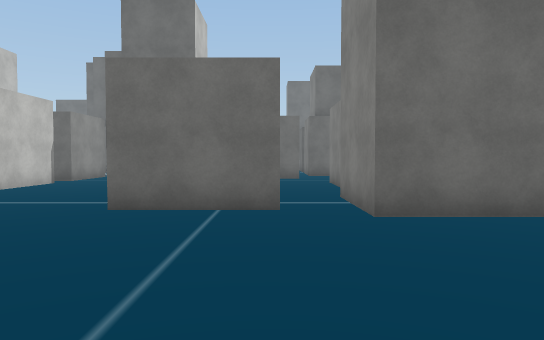
view 1 (above)

24 first-person views from a walk through a Unity game level. The camera is 1.4 m above the floor, tilts 2° down and sees 70° across. The floor is counted in squares, 1.8 m on a side. Each view is taken from the middle of a square. On the plan, view 1 faces up. The plan holds only what a view shows up to about 12 squares ahead; the rest is blank. The place goes on beyond the plan. The player is left out. Some surface patterns are stand-ins.

view 2
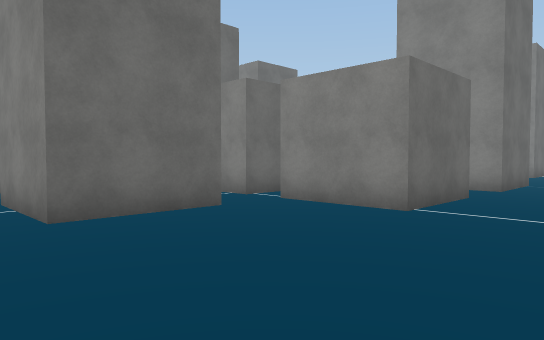

view 3
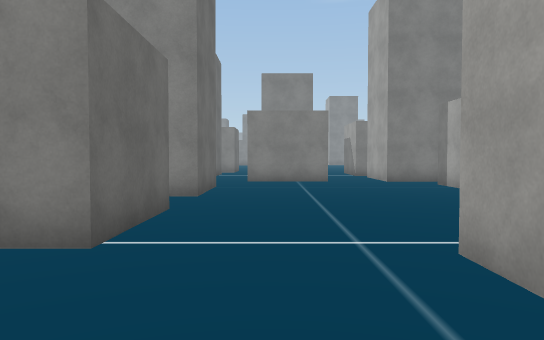

view 4
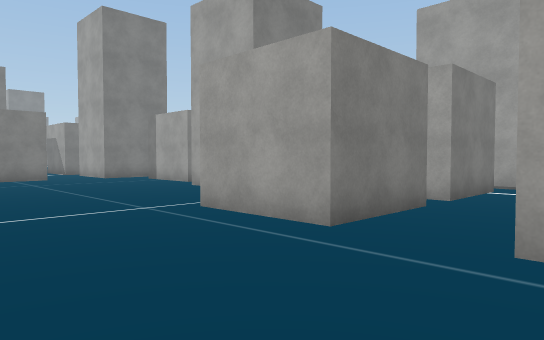

view 5
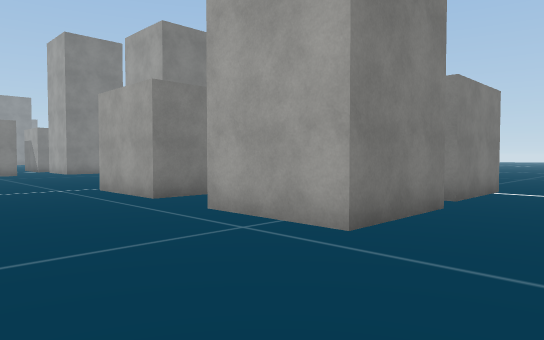

view 6
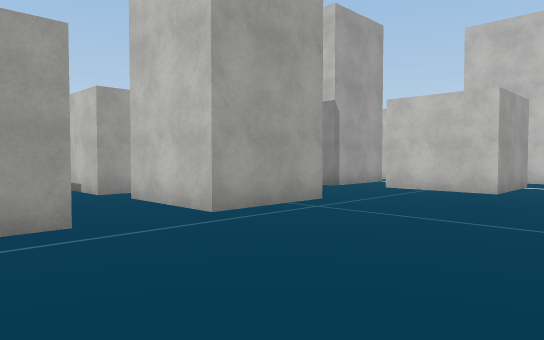

view 7
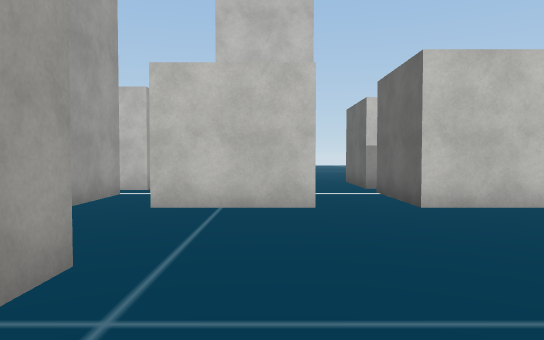

view 8
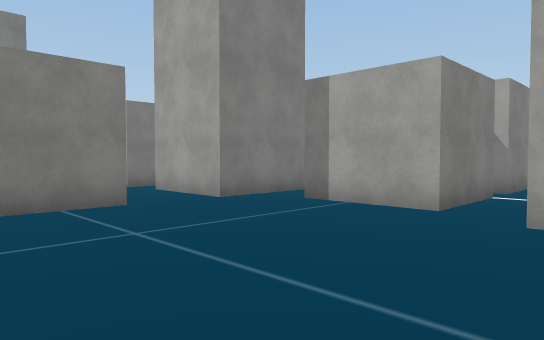

view 9
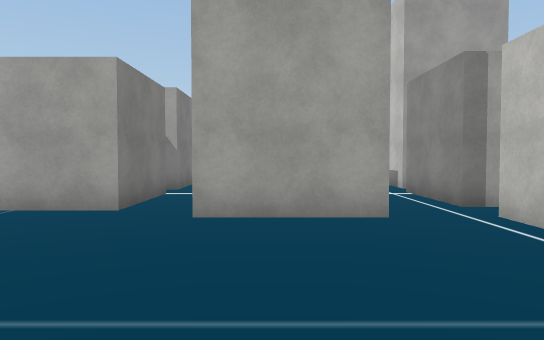

view 10
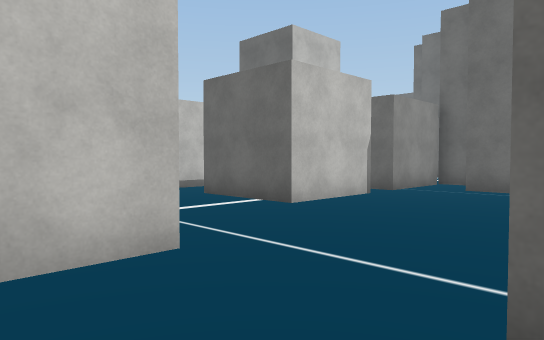

view 11
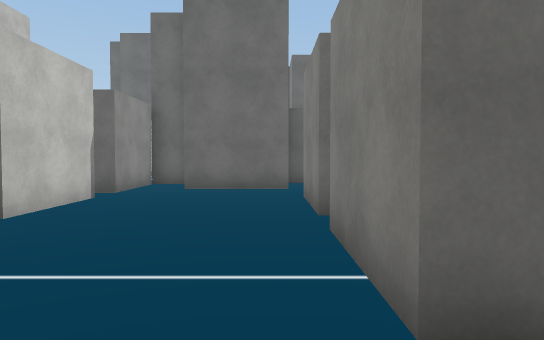

view 12
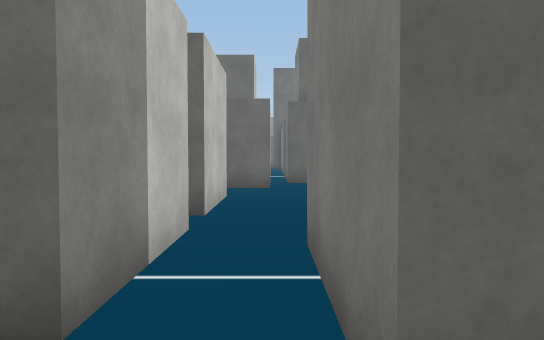

view 13
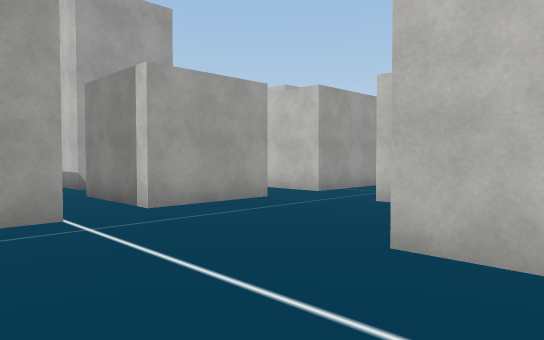

view 14
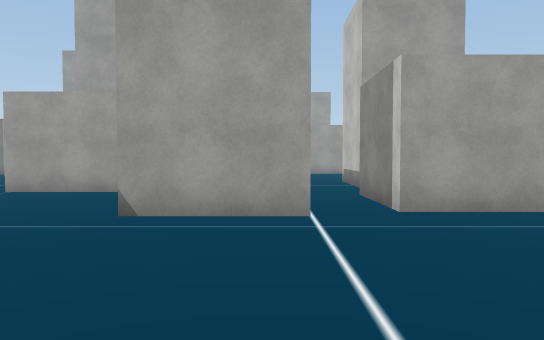

view 15
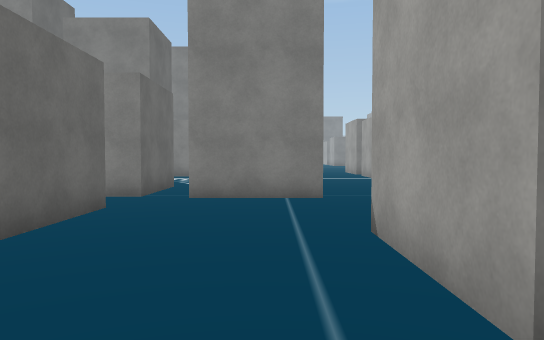

view 16
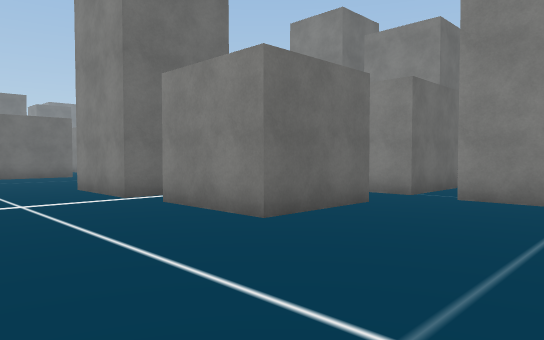

view 17
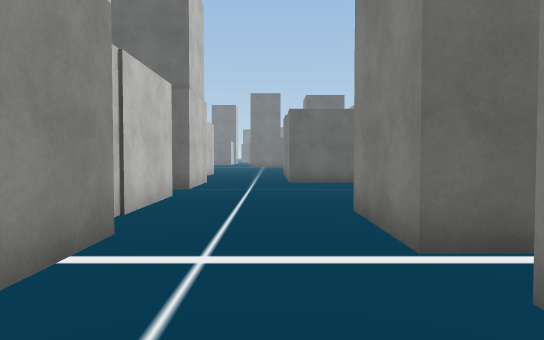

view 18
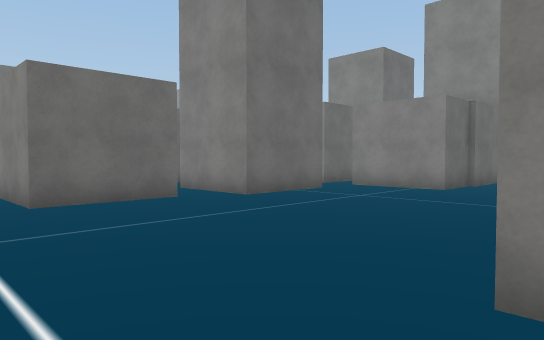

view 19
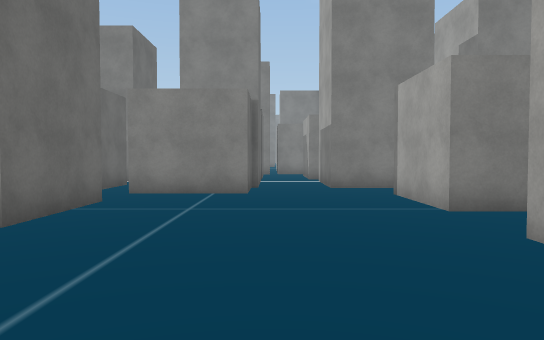

view 20
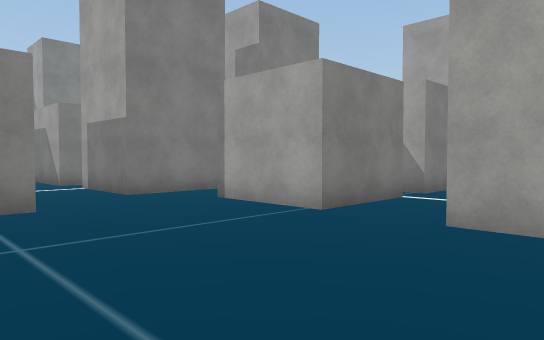

view 21
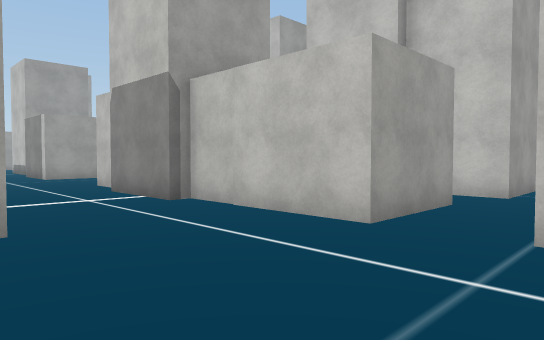

view 22
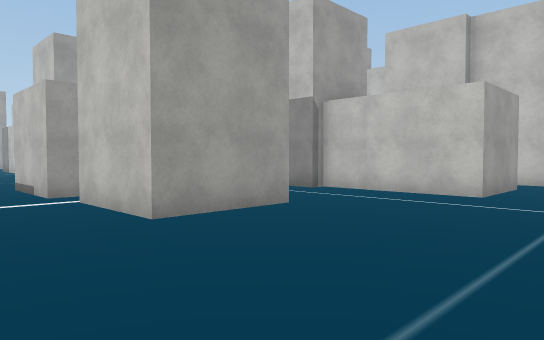

view 23
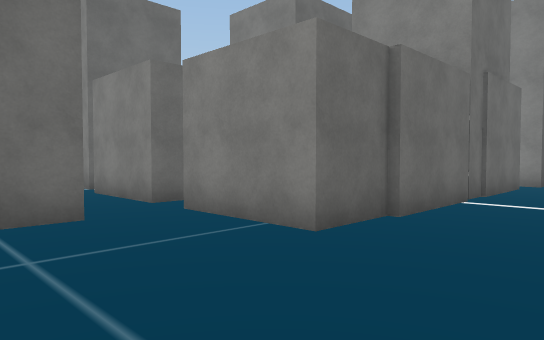

view 24
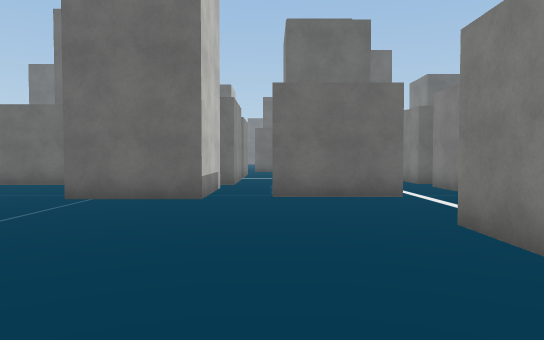

### Floor plan
Key: @ floor where view 1 was taken; # wall or solid block; . floor; O other object.
Columns run from 11 left of view 1 to 19 right of it. Each row starts with its distance up from view 1.
 32                           OOO
 31
 30                   O      .O  O
 29                  .O  .O ..O  O
 28               O...OOO.O ..OO
 27              OOO......OO..O
 26                O..........O
 25             ..............OOOOO
 24          OOO...................
 23            O.OOO...............
 22            O   O...........OOO.
 21            O   O...OO..OOO.O
 20              OOO...OO..O   O
 19                O...OO..O   OOO
 18                O...OOO.O   O
 17                O...O O.O O.OOOO
 16          O   O O...OOO.OOO..  O
 15  O   O   .  O.............    O
 14  O  O.OOO. OO..........OO.   .O
 13  O  O..... ............OO.OOO.
 12     .............###...OO.....
 11     O....OOO.OOO.   ..........
 10 O.  O....O O.O O.   ..........
  9 O..OO....O O.  O.   ........O
  8   .......O O.  ..    ##.....O
  7     .....O O.##..#      ....
  6      ....OOO.##..#
  5       O......##..#        .
  4  OO OOO..........#
  3  ................##..###..
  2   O.......................
  1   O OOO..................O
  0   O   O....@.............O
 -1      .....OO..OOO..........
 -2    O......OO..O O............
 -3     OOO ..OO..O O.OOO....OOO.O
 -4         ..OOO.OOO.O  .OO.O
 -5         ..O O.O O.O  .O  O
 -6          .O O.O O.   .O

Positions as (right, up) in squares from view 1, and headings:
1: (0, 0), facing up
2: (0, 0), facing up-right
3: (2, 1), facing right
4: (0, 3), facing down-right
5: (-4, 3), facing down-right
6: (4, 4), facing down-left
7: (1, 1), facing left
8: (8, 2), facing down-right
9: (8, 2), facing down
10: (-2, 4), facing up-left
11: (-3, 4), facing up
12: (1, 4), facing up
13: (7, 17), facing down-left
14: (6, 17), facing down
15: (4, 13), facing right
16: (4, 12), facing up-right
17: (6, 16), facing up
18: (5, 21), facing up-right
19: (6, 24), facing right
20: (8, 26), facing down-right
21: (8, 26), facing down-left
22: (12, 26), facing down-left
23: (11, 22), facing up-right
24: (15, 5), facing up
